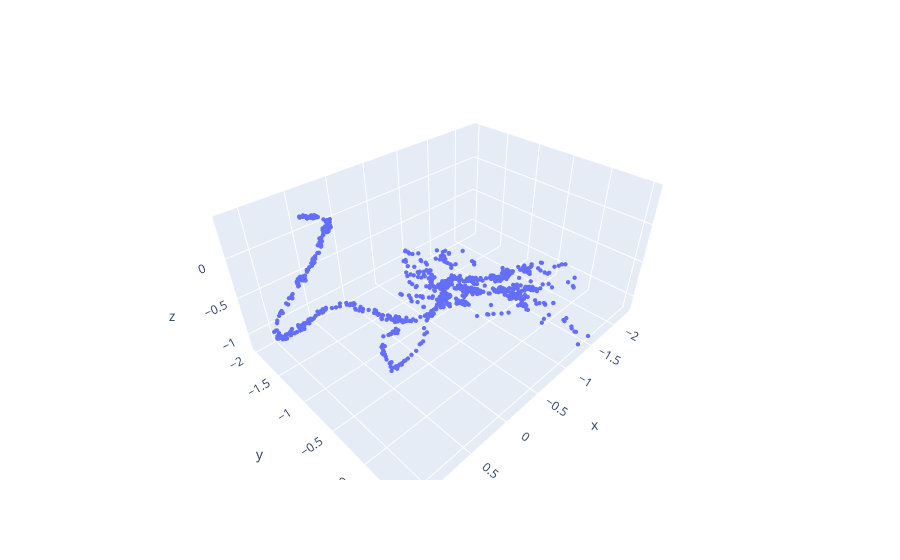

Write notebook code for a chart like this one.
### Code cell
plot(partial.cpu().numpy())

### Figure 1 — Plotly figure (JSON) as saved in the notebook; plotly's stock layout.template omitted (floating-point values rounded to 4 significant figures; data arrays with more than 128 entries replaced by an {"elided": "..."} marker saying what was removed)
{"data": [{"hovertemplate": "x=%{x}<br>y=%{y}<br>z=%{z}<extra></extra>", "legendgroup": "", "marker": {"color": "#636efa", "size": 1.5, "symbol": "circle"}, "mode": "markers", "name": "", "scene": "scene", "showlegend": false, "type": "scatter3d", "x": {"elided": "2048 float values"}, "y": {"elided": "2048 float values"}, "z": {"elided": "2048 float values"}}], "layout": {"legend": {"tracegroupgap": 0}, "margin": {"t": 60}, "scene": {"domain": {"x": [0, 1], "y": [0, 1]}, "xaxis": {"title": {"text": "x"}}, "yaxis": {"title": {"text": "y"}}, "zaxis": {"title": {"text": "z"}}}}}
